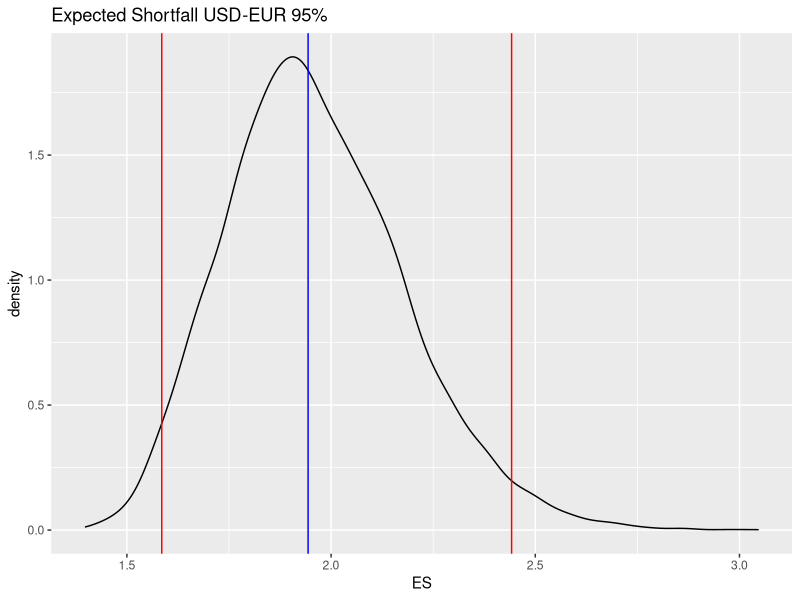

This chart was generated by the following R code:
## ---- chunk 1
population_values <- 1:3
n_samples <- 100000
probs <- c(.5, .2, .3)
my_draw <- sample (population_values, n_samples, probs, replace=TRUE)
table(my_draw)
## ---- chunk 2
  sample(5)
  sample(1:6)
## ---- chunk 3
  replicate(3,sample(c("Curly","Larry","Moe","Shemp")))
## ---- chunk 4
  sample(list("A",3,sum))
## ---- chunk 5
bootstrap_resample <- function (data, n_sample) sample(data, n_sample, replace=TRUE) 
t(replicate(5, bootstrap_resample (6:10, 3)))
## ---- chunk 6
exrates <- na.omit(read.csv("data/exrates.csv", header = TRUE))
exrates.r <- diff(log(as.matrix(exrates[, -1]))) * 100
## ---- chunk 7
ES_calc <- function(data, prob){
  data <- -as.matrix(data)
  return(mean(data[data > quantile(data, prob),]))
}
ES_1 <- ES_calc(exrates.r[,1], 0.95)
ES_1
## ---- chunk 8
ES_sample <- replicate(10000, ES_calc(bootstrap_resample (-exrates.r[,1], 250), 0.95))
summary(ES_sample)
## ---- chunk 9
(q_0.025 <- quantile(ES_sample, 0.025))
(q_0.975 <- quantile(ES_sample, 0.975))
(q_0.500 <- quantile(ES_sample, 0.500))
## ---- chunk 10
ES_sample_df <- data.frame(ES = ES_sample )
ES_title <- "Expected Shortfall USD-EUR 95%"
library(ggplot2)
#ES_sample_df %>%
  ggplot(ES_sample_df, aes(x = ES)) + geom_density() + ggtitle(ES_title) + geom_vline(xintercept = q_0.025, colour="red") + geom_vline(xintercept = q_0.975, colour="red") + geom_vline(xintercept = q_0.500, color = "blue")
